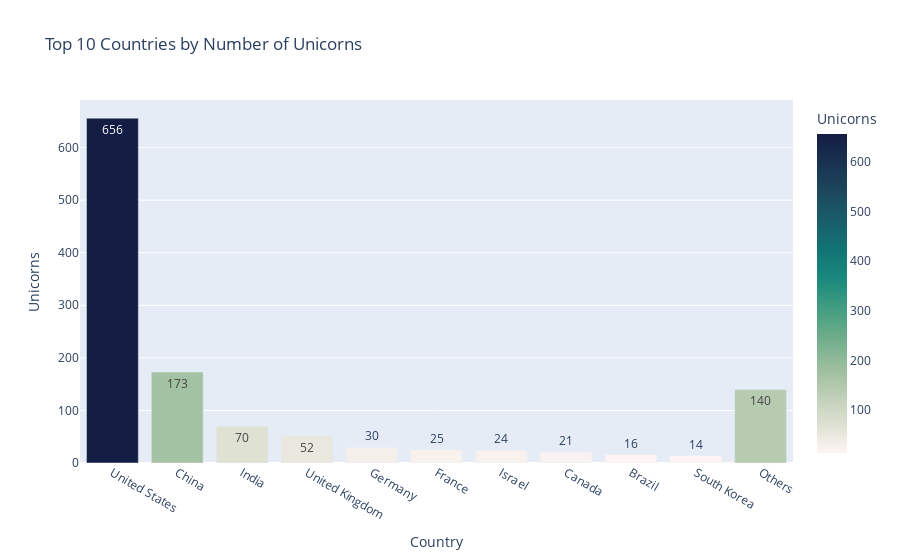

Notebook source saved alongside this figure:
### Code cell
import plotly.express as px
fig = px.bar(df_top10, x="Country", y="Unicorns", color="Unicorns", hover_name="Country", color_continuous_scale=px.colors.sequential.tempo, title = 'Top 10 Countries by Number of Unicorns',text ='Unicorns')
fig.show()

# Save plot
fig.write_image("Top 10 Countries by Number of Unicorns.png", width=1920, height=1080)

### Figure 1 — Plotly figure (JSON) as saved in the notebook; plotly's stock layout.template omitted (floating-point values rounded to 4 significant figures)
{"data": [{"alignmentgroup": "True", "hovertemplate": "<b>%{hovertext}</b><br><br>Country=%{x}<br>Unicorns=%{marker.color}<extra></extra>", "hovertext": ["United States", "China", "India", "United Kingdom", "Germany", "France", "Israel", "Canada", "Brazil", "South Korea", "Others"], "legendgroup": "", "marker": {"color": [656, 173, 70, 52, 30, 25, 24, 21, 16, 14, 140], "coloraxis": "coloraxis", "pattern": {"shape": ""}}, "name": "", "offsetgroup": "", "orientation": "v", "showlegend": false, "text": [656, 173, 70, 52, 30, 25, 24, 21, 16, 14, 140], "textposition": "auto", "type": "bar", "x": ["United States", "China", "India", "United Kingdom", "Germany", "France", "Israel", "Canada", "Brazil", "South Korea", "Others"], "xaxis": "x", "y": [656, 173, 70, 52, 30, 25, 24, 21, 16, 14, 140], "yaxis": "y"}], "layout": {"barmode": "relative", "coloraxis": {"colorbar": {"title": {"text": "Unicorns"}}, "colorscale": [[0, "rgb(254, 245, 244)"], [0.09091, "rgb(222, 224, 210)"], [0.1818, "rgb(189, 206, 181)"], [0.2727, "rgb(153, 189, 156)"], [0.3636, "rgb(110, 173, 138)"], [0.4545, "rgb(65, 157, 129)"], [0.5455, "rgb(25, 137, 125)"], [0.6364, "rgb(18, 116, 117)"], [0.7273, "rgb(25, 94, 106)"], [0.8182, "rgb(28, 72, 93)"], [0.9091, "rgb(25, 51, 80)"], [1, "rgb(20, 29, 67)"]]}, "legend": {"tracegroupgap": 0}, "title": {"text": "Top 10 Countries by Number of Unicorns"}, "xaxis": {"anchor": "y", "domain": [0, 1], "title": {"text": "Country"}}, "yaxis": {"anchor": "x", "domain": [0, 1], "title": {"text": "Unicorns"}}}}
